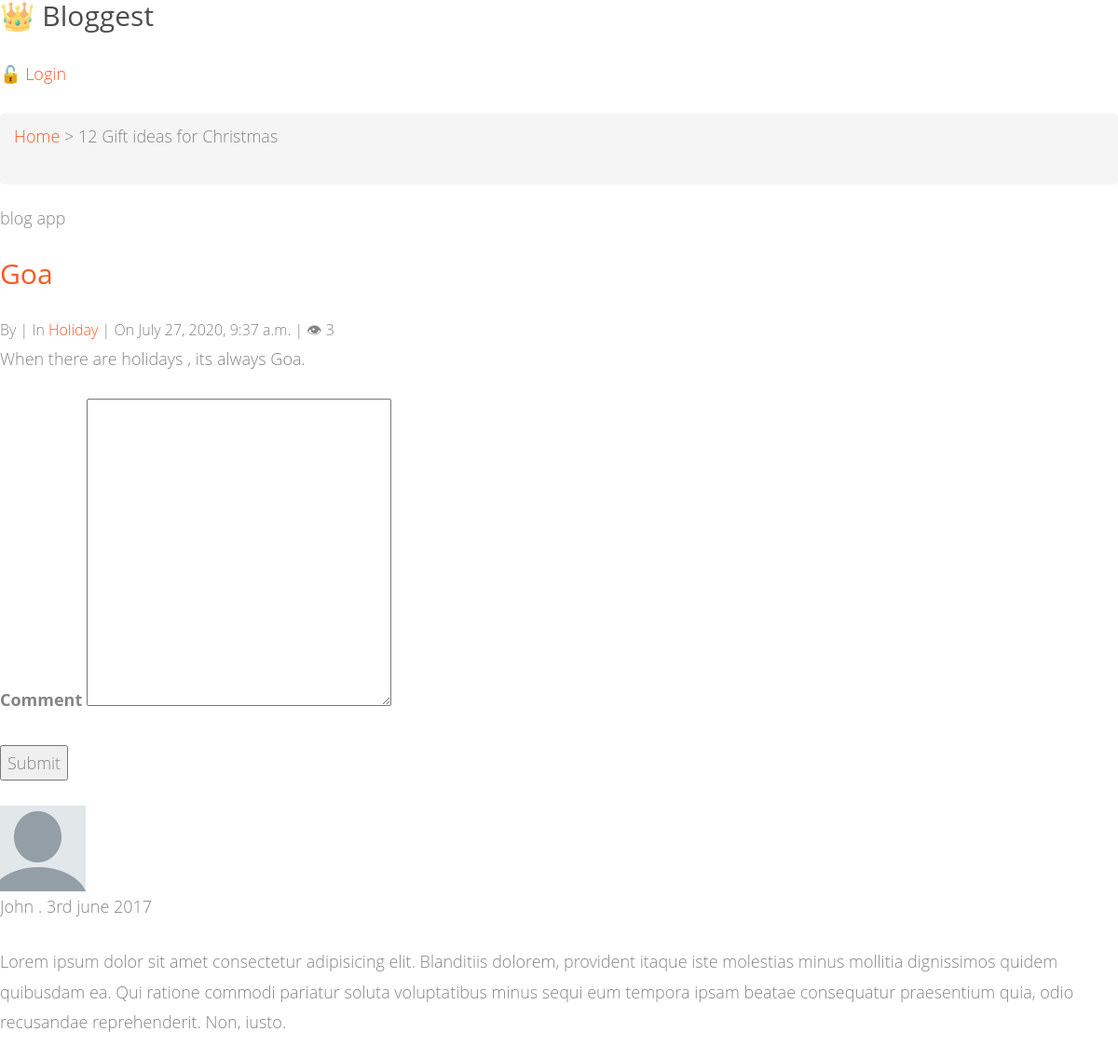
/post/1, run on the app's committed database.
### blog/models.py (models this page shows, shortened)
class Post(models.Model):
    title = models.CharField(max_length=200)
    content = models.TextField()
    pub_date = models.DateTimeField(auto_now_add=True)
    view_count = models.PositiveIntegerField(default=0)
    author = models.ForeignKey(User,on_delete=models.CASCADE)
    category = models.ForeignKey(Category,on_delete=models.CASCADE)

class Category(models.Model):
    name = models.CharField(max_length=100, unique=True)
    creator = models.ForeignKey(User,on_delete=models.CASCADE)
    class Meta:
        verbose_name_plural = "Categories"
    def __str__(self):
        return self.name

### blog/views.py (the view)
# urls.py: path('post/<int:pk>',views.PostDetail.as_view() ,name='post_detail'),
class PostDetail(View):
    def get(self, request, pk):
        post = Post.objects.get(pk=pk)
        return render(request,'blog/post_detail.html',{'post':post})

### templates/blog/post_detail.html
{% extends 'blog/base.html' %}
{% load static %}
{% block breadcrumb %}{{ block.super }} > 12 Gift ideas for Christmas{% endblock %}
{% block content %}
<p>blog app </p>
<div class="blog-item">
    <h2><a href="#">{{post.title}}</a></h2>
    <div class="info">
        By <span><a href="#">{{post.auther}}</a></span> | In <span><a href="#">{{post.category}}</a></span> | On <span>{{post.pub_date}}</span> | &#x1f441 <span>{{post.view_count}}</span>
    </div>
    <p>
        {{post.content}}
    </p>
</div>
    <div class="form">
        <form method="" novalidate>
            <p><label for="">Comment</label> <textarea name="" id="" cols="30" rows="10"></textarea></p>
            <p><input type="submit" value="Submit"></p>
        </form>
    </div>
    <div class="comments-list">
        <div class="comment">
            <img src="{% static 'images/avatar.png' %}" alt="avatar">
            <div class="info">
                <p>John<span> . 3rd june 2017</span></p>
                <p>Lorem ipsum dolor sit amet consectetur adipisicing elit. Blanditiis dolorem, provident itaque iste molestias minus mollitia dignissimos quidem quibusdam ea. Qui ratione commodi pariatur soluta voluptatibus minus sequi eum tempora ipsam beatae consequatur praesentium quia, odio recusandae reprehenderit. Non, iusto.</p>
            </div>
        </div>
    </div>
{% endblock %}

### data on the page
Post: title "Goa", category "Holiday", pub_date "July 27, 2020, 9:37 a.m.", view_count "3", content "When there are holidays , its always Goa."
